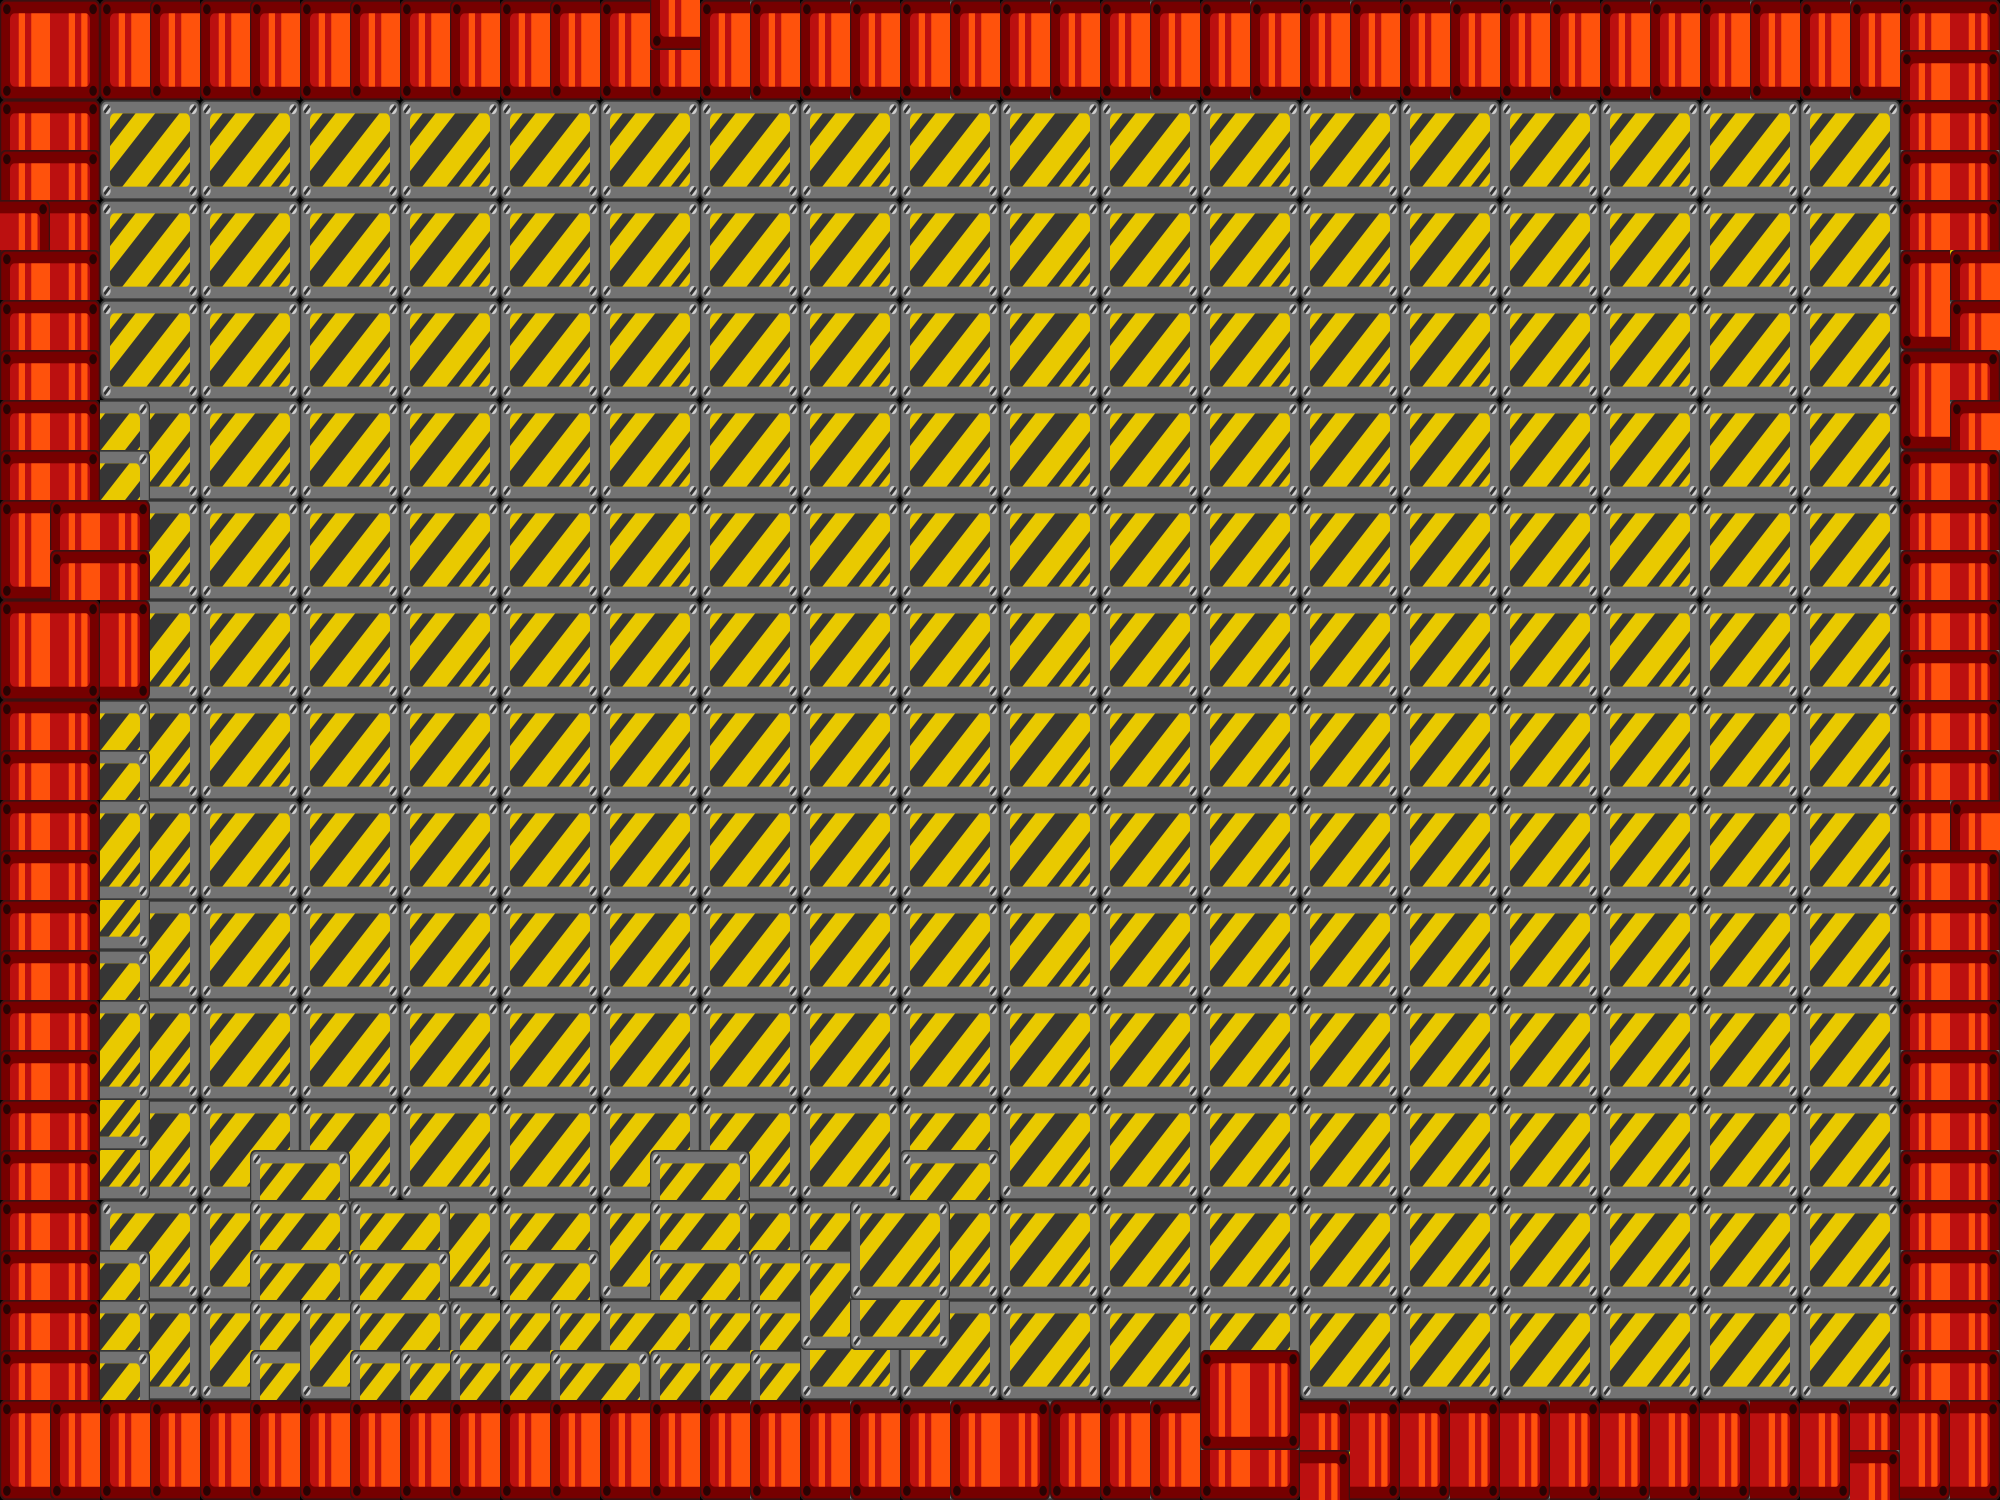

This is a level from a 2D game, rendered from its Tiled map with the project's own tilesets. A one-line summary and the complete map file follow:
An orthogonal 40x30 tile map with 50x50 px tiles, 2 tile layers (Warstwa Kafelków 1, border), 2 tilesets.

<map version="1.0" orientation="orthogonal" renderorder="left-down" width="40" height="30" tilewidth="50" tileheight="50" nextobjectid="11">
 <tileset firstgid="1" name="block3" tilewidth="50" tileheight="50" tilecount="4" columns="2">
  <image source="../gameObjects/block3.png" width="100" height="100" />
 </tileset>
 <tileset firstgid="5" name="boundries" tilewidth="50" tileheight="50" tilecount="4" columns="2">
  <image source="../gameObjects/block4.png" width="100" height="100" />
  <tile id="0">
   <properties>
    <property name="isBorder" type="bool" value="true" />
   </properties>
  </tile>
  <tile id="1">
   <properties>
    <property name="isBorder" type="bool" value="true" />
   </properties>
  </tile>
  <tile id="2">
   <properties>
    <property name="isBorder" type="bool" value="true" />
   </properties>
  </tile>
  <tile id="3">
   <properties>
    <property name="isBorder" type="bool" value="true" />
   </properties>
  </tile>
 </tileset>
 <layer name="Warstwa Kafelków 1" width="40" height="30">
  <data encoding="csv">
5,6,5,6,5,6,5,6,5,6,5,6,5,6,1,2,1,2,1,2,1,2,1,2,1,2,1,2,1,2,1,2,1,2,1,2,1,2,1,2,
7,8,7,8,7,8,7,8,7,8,7,8,7,8,3,4,3,4,3,4,3,4,3,4,3,4,3,4,3,4,3,4,3,4,3,4,3,4,3,4,
5,6,1,2,1,2,1,2,1,2,1,2,1,2,1,2,1,2,1,2,1,2,1,2,1,2,1,2,1,2,1,2,1,2,1,2,1,2,1,2,
7,8,3,4,3,4,3,4,3,4,3,4,3,4,3,4,3,4,3,4,3,4,3,4,3,4,3,4,3,4,3,4,3,4,3,4,3,4,3,4,
5,6,1,2,1,2,1,2,1,2,1,2,1,2,1,2,1,2,1,2,1,2,1,2,1,2,1,2,1,2,1,2,1,2,1,2,1,2,1,2,
7,8,3,4,3,4,3,4,3,4,3,4,3,4,3,4,3,4,3,4,3,4,3,4,3,4,3,4,3,4,3,4,3,4,3,4,3,4,3,4,
5,6,1,2,1,2,1,2,1,2,1,2,1,2,1,2,1,2,1,2,1,2,1,2,1,2,1,2,1,2,1,2,1,2,1,2,1,2,1,2,
7,8,3,4,3,4,3,4,3,4,3,4,3,4,3,4,3,4,3,4,3,4,3,4,3,4,3,4,3,4,3,4,3,4,3,4,3,4,3,4,
5,6,1,2,1,2,1,2,1,2,1,2,1,2,1,2,1,2,1,2,1,2,1,2,1,2,1,2,1,2,1,2,1,2,1,2,1,2,1,2,
7,8,3,4,3,4,3,4,3,4,3,4,3,4,3,4,3,4,3,4,3,4,3,4,3,4,3,4,3,4,3,4,3,4,3,4,3,4,3,4,
5,6,1,2,1,2,1,2,1,2,1,2,1,2,1,2,1,2,1,2,1,2,1,2,1,2,1,2,1,2,1,2,1,2,1,2,1,2,1,2,
7,8,3,4,3,4,3,4,3,4,3,4,3,4,3,4,3,4,3,4,3,4,3,4,3,4,3,4,3,4,3,4,3,4,3,4,3,4,3,4,
5,6,1,2,1,2,1,2,1,2,1,2,1,2,1,2,1,2,1,2,1,2,1,2,1,2,1,2,1,2,1,2,1,2,1,2,1,2,1,2,
7,8,3,4,3,4,3,4,3,4,3,4,3,4,3,4,3,4,3,4,3,4,3,4,3,4,3,4,3,4,3,4,3,4,3,4,3,4,3,4,
5,6,1,2,1,2,1,2,1,2,1,2,1,2,1,2,1,2,1,2,1,2,1,2,1,2,1,2,1,2,1,2,1,2,1,2,1,2,1,2,
7,8,3,4,3,4,3,4,3,4,3,4,3,4,3,4,3,4,3,4,3,4,3,4,3,4,3,4,3,4,3,4,3,4,3,4,3,4,3,4,
5,6,1,2,1,2,1,2,1,2,1,2,1,2,1,2,1,2,1,2,1,2,1,2,1,2,1,2,1,2,1,2,1,2,1,2,1,2,1,2,
7,8,3,4,3,4,3,4,3,4,3,4,3,4,3,4,3,4,3,4,3,4,3,4,3,4,3,4,3,4,3,4,3,4,3,4,3,4,3,4,
5,6,1,2,1,2,1,2,1,2,1,2,1,2,1,2,1,2,1,2,1,2,1,2,1,2,1,2,1,2,1,2,1,2,1,2,1,2,1,2,
7,8,3,4,3,4,3,4,3,4,3,4,3,4,3,4,3,4,3,4,3,4,3,4,3,4,3,4,3,4,3,4,3,4,3,4,3,4,3,4,
5,6,1,2,1,2,1,2,1,2,1,2,1,2,1,2,1,2,1,2,1,2,1,2,1,2,1,2,1,2,1,2,1,2,1,2,1,2,1,2,
7,8,3,4,3,4,3,4,3,4,3,4,3,4,3,4,3,4,3,4,3,4,3,4,3,4,3,4,3,4,3,4,3,4,3,4,3,4,3,4,
5,6,1,2,1,2,1,2,1,2,1,2,1,2,1,2,1,2,1,2,1,2,1,2,1,2,1,2,1,2,1,2,1,2,1,2,1,2,1,2,
7,8,3,4,3,4,3,4,3,4,3,4,3,4,3,4,3,4,3,4,3,4,3,4,3,4,3,4,3,4,3,4,3,4,3,4,3,4,3,4,
5,6,1,2,1,2,1,2,1,2,1,2,1,2,1,2,1,2,1,2,1,2,1,2,1,2,1,2,1,2,1,2,1,2,1,2,1,2,1,2,
7,8,3,4,3,4,3,4,3,4,3,4,3,4,3,4,3,4,3,4,3,4,3,4,3,4,3,4,3,4,3,4,3,4,3,4,3,4,3,4,
5,6,1,2,1,2,1,2,1,2,1,2,1,2,1,2,1,2,1,2,1,2,1,2,1,2,1,2,1,2,1,2,1,2,1,2,1,2,1,2,
7,8,3,4,3,4,3,4,3,4,3,4,3,4,3,4,3,4,3,4,3,4,3,4,3,4,3,4,3,4,3,4,3,4,3,4,3,4,3,4,
5,6,5,6,5,6,5,6,5,6,5,6,5,6,1,2,1,2,1,2,1,2,1,2,1,2,1,2,1,2,1,2,1,2,1,2,1,2,1,2,
7,8,7,8,7,8,7,8,7,8,7,8,7,8,3,4,3,4,3,4,3,4,3,4,3,4,3,4,3,4,3,4,3,4,3,4,3,4,3,4
</data>
 </layer>
 <layer name="border" width="40" height="30">
  <data encoding="csv">
5,6,5,5,5,5,5,5,5,5,5,5,5,7,5,5,5,5,5,5,5,5,5,5,5,5,5,5,5,5,5,5,5,5,5,5,5,5,5,6,
7,8,7,7,7,7,7,7,7,7,7,7,7,7,7,7,7,7,7,7,7,7,7,7,7,7,7,7,7,7,7,7,7,7,7,7,7,7,5,6,
5,6,0,0,0,0,0,0,0,0,0,0,0,0,0,0,0,0,0,0,0,0,0,0,0,0,0,0,0,0,0,0,0,0,0,0,0,0,5,6,
5,6,0,0,0,0,0,0,0,0,0,0,0,0,0,0,0,0,0,0,0,0,0,0,0,0,0,0,0,0,0,0,0,0,0,0,0,0,5,6,
6,6,0,0,0,0,0,0,0,0,0,0,0,0,0,0,0,0,0,0,0,0,0,0,0,0,0,0,0,0,0,0,0,0,0,0,0,0,5,6,
5,6,0,0,0,0,0,0,0,0,0,0,0,0,0,0,0,0,0,0,0,0,0,0,0,0,0,0,0,0,0,0,0,0,0,0,0,0,5,5,
5,6,0,0,0,0,0,0,0,0,0,0,0,0,0,0,0,0,0,0,0,0,0,0,0,0,0,0,0,0,0,0,0,0,0,0,0,0,7,5,
5,6,0,0,0,0,0,0,0,0,0,0,0,0,0,0,0,0,0,0,0,0,0,0,0,0,0,0,0,0,0,0,0,0,0,0,0,0,5,6,
5,6,2,0,0,0,0,0,0,0,0,0,0,0,0,0,0,0,0,0,0,0,0,0,0,0,0,0,0,0,0,0,0,0,0,0,0,0,7,5,
5,6,2,0,0,0,0,0,0,0,0,0,0,0,0,0,0,0,0,0,0,0,0,0,0,0,0,0,0,0,0,0,0,0,0,0,0,0,5,6,
5,5,6,0,0,0,0,0,0,0,0,0,0,0,0,0,0,0,0,0,0,0,0,0,0,0,0,0,0,0,0,0,0,0,0,0,0,0,5,6,
7,5,6,0,0,0,0,0,0,0,0,0,0,0,0,0,0,0,0,0,0,0,0,0,0,0,0,0,0,0,0,0,0,0,0,0,0,0,5,6,
5,6,6,0,0,0,0,0,0,0,0,0,0,0,0,0,0,0,0,0,0,0,0,0,0,0,0,0,0,0,0,0,0,0,0,0,0,0,5,6,
7,8,8,0,0,0,0,0,0,0,0,0,0,0,0,0,0,0,0,0,0,0,0,0,0,0,0,0,0,0,0,0,0,0,0,0,0,0,5,6,
5,6,2,0,0,0,0,0,0,0,0,0,0,0,0,0,0,0,0,0,0,0,0,0,0,0,0,0,0,0,0,0,0,0,0,0,0,0,5,6,
5,6,2,0,0,0,0,0,0,0,0,0,0,0,0,0,0,0,0,0,0,0,0,0,0,0,0,0,0,0,0,0,0,0,0,0,0,0,5,6,
5,6,2,0,0,0,0,0,0,0,0,0,0,0,0,0,0,0,0,0,0,0,0,0,0,0,0,0,0,0,0,0,0,0,0,0,0,0,5,5,
5,6,4,0,0,0,0,0,0,0,0,0,0,0,0,0,0,0,0,0,0,0,0,0,0,0,0,0,0,0,0,0,0,0,0,0,0,0,5,6,
5,6,4,0,0,0,0,0,0,0,0,0,0,0,0,0,0,0,0,0,0,0,0,0,0,0,0,0,0,0,0,0,0,0,0,0,0,0,5,6,
5,6,2,0,0,0,0,0,0,0,0,0,0,0,0,0,0,0,0,0,0,0,0,0,0,0,0,0,0,0,0,0,0,0,0,0,0,0,5,6,
5,6,2,0,0,0,0,0,0,0,0,0,0,0,0,0,0,0,0,0,0,0,0,0,0,0,0,0,0,0,0,0,0,0,0,0,0,0,5,6,
5,6,4,0,0,0,0,0,0,0,0,0,0,0,0,0,0,0,0,0,0,0,0,0,0,0,0,0,0,0,0,0,0,0,0,0,0,0,5,6,
5,6,4,0,0,0,0,0,0,0,0,0,0,0,0,0,0,0,0,0,0,0,0,0,0,0,0,0,0,0,0,0,0,0,0,0,0,0,5,6,
5,6,4,0,0,1,2,0,0,0,0,0,0,1,2,0,0,0,1,2,0,0,0,0,0,0,0,0,0,0,0,0,0,0,0,0,0,0,5,6,
5,6,0,0,0,1,2,1,2,0,0,0,1,1,2,0,0,1,2,2,0,0,0,0,0,0,0,0,0,0,0,0,0,0,0,0,0,0,5,6,
5,6,2,0,0,1,2,1,2,0,1,2,3,1,2,1,1,3,4,4,0,0,0,0,0,0,0,0,0,0,0,0,0,0,0,0,0,0,5,6,
5,6,2,0,1,1,1,1,2,1,1,1,1,2,1,1,3,3,4,0,0,0,0,0,0,0,0,0,0,0,0,0,0,0,0,0,0,0,5,6,
5,6,2,0,3,1,3,1,1,1,1,1,2,1,1,1,3,4,0,0,0,0,0,0,5,6,0,0,0,0,0,0,0,0,0,0,0,0,5,6,
5,5,5,5,5,5,5,5,5,5,5,5,5,5,5,5,5,5,5,5,6,5,5,5,7,8,6,6,6,6,6,6,6,6,6,6,6,6,6,6,
7,7,7,7,7,7,7,7,7,7,7,7,7,7,7,7,7,7,7,7,8,7,7,7,7,8,6,8,8,8,8,8,8,8,8,8,8,6,8,8
</data>
 </layer>
</map>